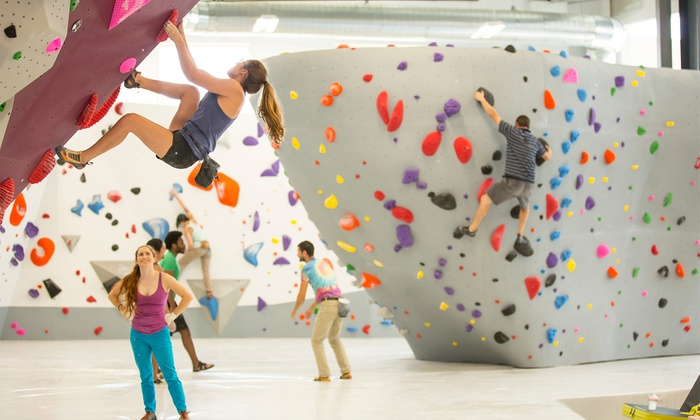
#> input picture src/images/Bouldering-Start-Image.jpg, 700 x 420 px, found by its file name; its folder holds only this picture in this run
$ python imageColorAug.py
#> lines starting #> are read from the running program, lines starting #| are printed output that depends on the picture
from PIL import Image, ImageEnhance
import os

# Hard coding a directory, choose the directory the images are stored in
directory = '/Users/mary/Documents/PersonalProject/images'
new_file_names = -1
# Iterates over images that are contained in the directory
for filename in os.listdir(directory):
    if filename.endswith('.jpg'):
        path = directory + '/' + filename
        # To save the new image as a separate image
        new_path = directory + '/'
        img = Image.open(path)
#> img is the input picture: PIL image 700x420 RGB; mean R, G, B 192.4, 180.3, 166.2

        # To get the mode of the pic, whether is contains 3 or 4 colors
        if(img.mode == 'RGB'):
            # Returns a tuple
            r, g, b = img.split()
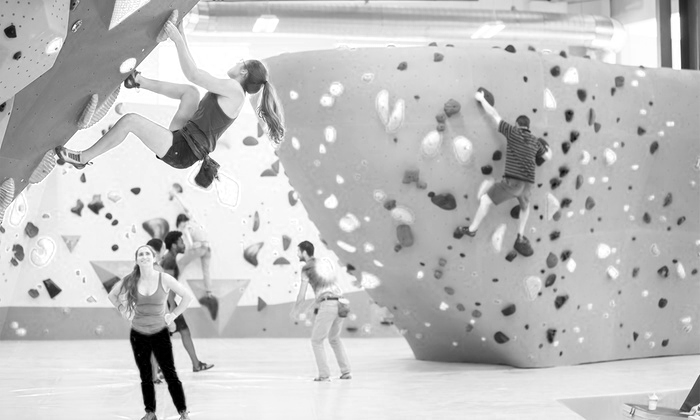
#> r: PIL image 700x420 L; min 0, max 255, mean 192.4
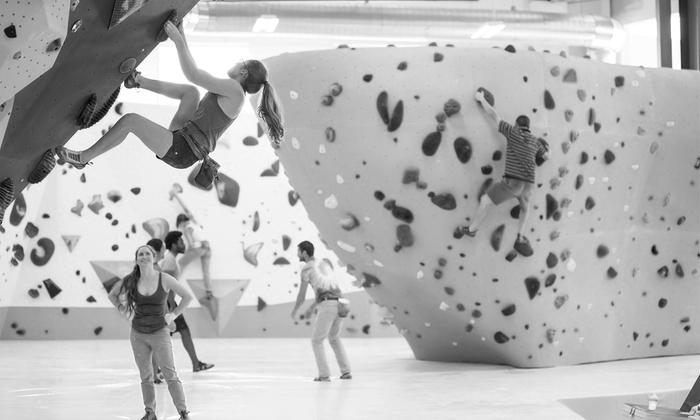
#> g: PIL image 700x420 L; min 0, max 255, mean 180.3
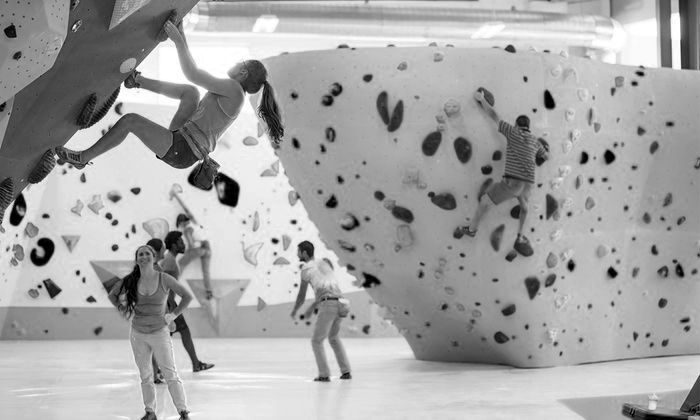
#> b: PIL image 700x420 L; min 0, max 255, mean 166.2

            # Play around with the combo of bgr to get different colors
            # Images that are made of 3 colors in a channel are refered to as 'RGB'
            new_img = Image.merge('RGB', (b, r, g))
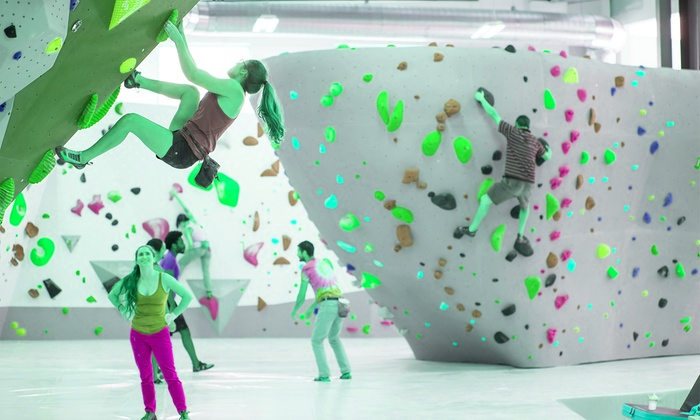
#> new_img: PIL image 700x420 RGB; mean R, G, B 166.2, 192.4, 180.3

        elif(img.mode == 'RGBA'):
            # Returns a tuple
            r, g, b, a = img.split()
            # Images that are made of 4 colors in a channel are referd to as 'RGBA'
            new_img = Image.merge('RGB', (r, g, b, a))

        # Hardcode new path, using {0} with format(new_file_names+1) to configure new file name
        new_img.save("/Users/mary/Documents/PersonalProject/images/Altered/img{0}.jpg".format(new_file_names))

        # This is the ending number to the new image file name, ex: img1, img2, etc.
        new_file_names += 1
